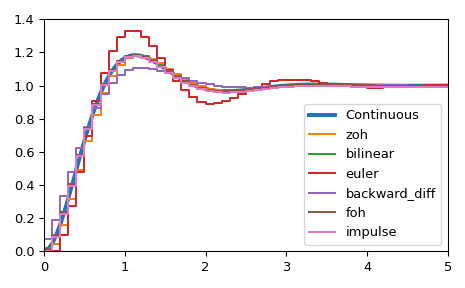

Reproduce this figure in Python.
# We can transform a continuous state-space system to a discrete one:

import matplotlib.pyplot as plt
from scipy.signal import cont2discrete, lti, dlti, dstep

# Define a continuous state-space system.

A = np.array([[0, 1],[-10., -3]])
B = np.array([[0],[10.]])
C = np.array([[1., 0]])
D = np.array([[0.]])
l_system = lti(A, B, C, D)
t, x = l_system.step(T=np.linspace(0, 5, 100))
fig, ax = plt.subplots()
ax.plot(t, x, label='Continuous', linewidth=3)

# Transform it to a discrete state-space system using several methods.

dt = 0.1
for method in ['zoh', 'bilinear', 'euler', 'backward_diff', 'foh', 'impulse']:
   d_system = cont2discrete((A, B, C, D), dt, method=method)
   s, x_d = dstep(d_system)
   ax.step(s, np.squeeze(x_d), label=method, where='post')
ax.axis([t[0], t[-1], x[0], 1.4])
ax.legend(loc='best')
fig.tight_layout()
plt.show()
